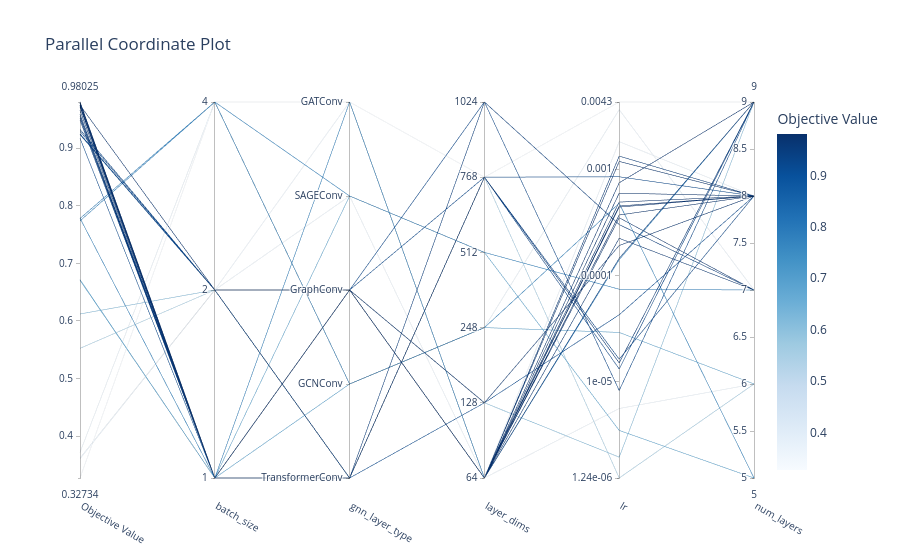

The notebook cell saved with this chart:
### Code cell
if use_optuna:
    display(optuna.visualization.plot_parallel_coordinate(study))

### Figure 1 — Plotly figure (JSON) as saved in the notebook; plotly's stock layout.template omitted (floating-point values rounded to 4 significant figures)
{"data": [{"dimensions": [{"label": "Objective Value", "range": [0.3273, 0.9802], "values": [0.9522, 0.7785, 0.9553, 0.9742, 0.9775, 0.9777, 0.9783, 0.973, 0.9802, 0.9656, 0.9792, 0.9173, 0.9715, 0.6717, 0.6709, 0.9589, 0.9486, 0.9748, 0.3618, 0.3609, 0.6122, 0.9293, 0.9325, 0.9237, 0.5525, 0.925, 0.3719, 0.7738, 0.778, 0.3273]}, {"label": "batch_size", "range": [0, 2], "ticktext": ["1", "2", "4"], "tickvals": [0, 1, 2], "values": [0, 0, 0, 0, 0, 0, 0, 0, 0, 0, 0, 0, 0, 0, 0, 0, 0, 1, 1, 1, 1, 1, 1, 1, 1, 1, 2, 2, 2, 2]}, {"label": "gnn_layer_type", "range": [0, 4], "ticktext": ["TransformerConv", "GCNConv", "GraphConv", "SAGEConv", "GATConv"], "tickvals": [0, 1, 2, 3, 4], "values": [2, 4, 2, 2, 2, 2, 2, 2, 2, 2, 2, 0, 2, 1, 3, 0, 0, 2, 4, 3, 2, 0, 0, 2, 0, 2, 1, 1, 3, 4]}, {"label": "layer_dims", "range": [0, 5], "ticktext": ["64", "128", "248", "512", "768", "1024"], "tickvals": [0, 1, 2, 3, 4, 5], "values": [0, 0, 0, 0, 0, 0, 0, 0, 0, 0, 0, 1, 1, 2, 3, 4, 5, 0, 0, 0, 1, 4, 4, 4, 4, 5, 2, 2, 3, 4]}, {"label": "lr", "range": [-5.907, -2.366], "ticktext": ["1.24e-06", "1e-05", "0.0001", "0.001", "0.0043"], "tickvals": [-5.907, -5, -4, -3, -2.366], "values": [-3.839, -3.851, -2.876, -2.926, -3.225, -3.309, -3.346, -3.457, -3.43, -3.65, -3.356, -4.37, -3.718, -4.536, -5.459, -4.823, -3.521, -3.127, -2.74, -5.253, -5.711, -4.88, -4.788, -3.07, -5.907, -5.083, -2.439, -3.32, -4.129, -2.366]}, {"label": "num_layers", "range": [5, 9], "values": [9, 9, 8, 8, 8, 8, 8, 7, 8, 7, 8, 8, 8, 6, 5, 9, 7, 9, 8, 6, 9, 9, 8, 8, 6, 9, 7, 5, 7, 9]}], "labelangle": 30, "labelside": "bottom", "line": {"color": [0.9522, 0.7785, 0.9553, 0.9742, 0.9775, 0.9777, 0.9783, 0.973, 0.9802, 0.9656, 0.9792, 0.9173, 0.9715, 0.6717, 0.6709, 0.9589, 0.9486, 0.9748, 0.3618, 0.3609, 0.6122, 0.9293, 0.9325, 0.9237, 0.5525, 0.925, 0.3719, 0.7738, 0.778, 0.3273], "colorbar": {"title": {"text": "Objective Value"}}, "colorscale": [[0, "rgb(247,251,255)"], [0.125, "rgb(222,235,247)"], [0.25, "rgb(198,219,239)"], [0.375, "rgb(158,202,225)"], [0.5, "rgb(107,174,214)"], [0.625, "rgb(66,146,198)"], [0.75, "rgb(33,113,181)"], [0.875, "rgb(8,81,156)"], [1, "rgb(8,48,107)"]], "reversescale": false, "showscale": true}, "type": "parcoords"}], "layout": {"title": {"text": "Parallel Coordinate Plot"}}}
